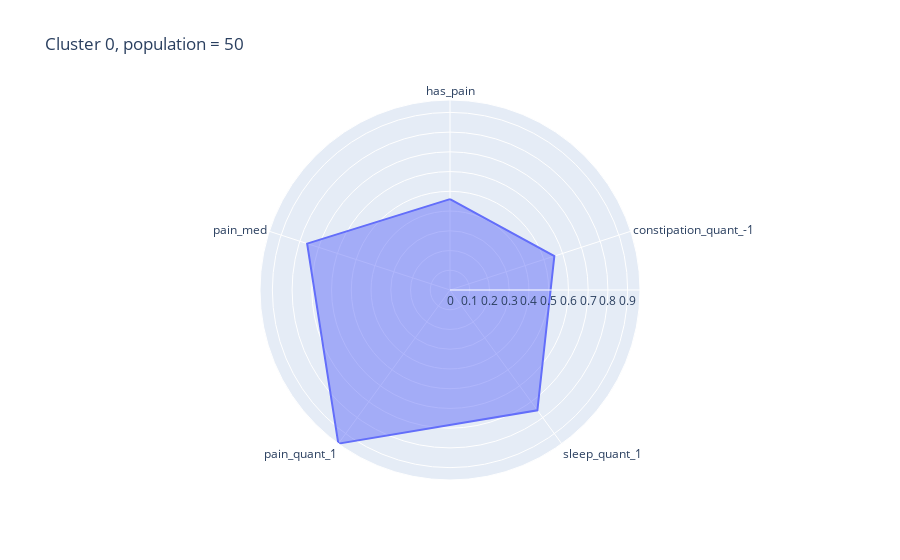
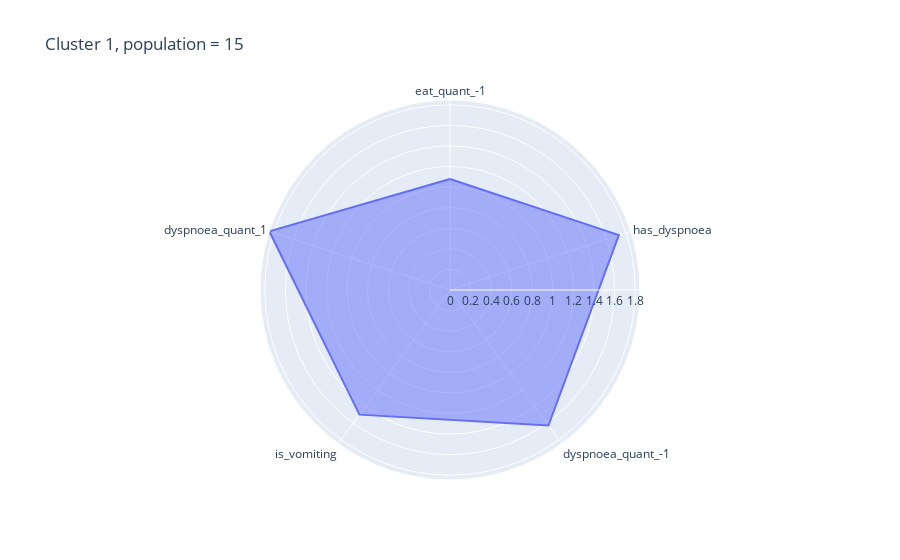
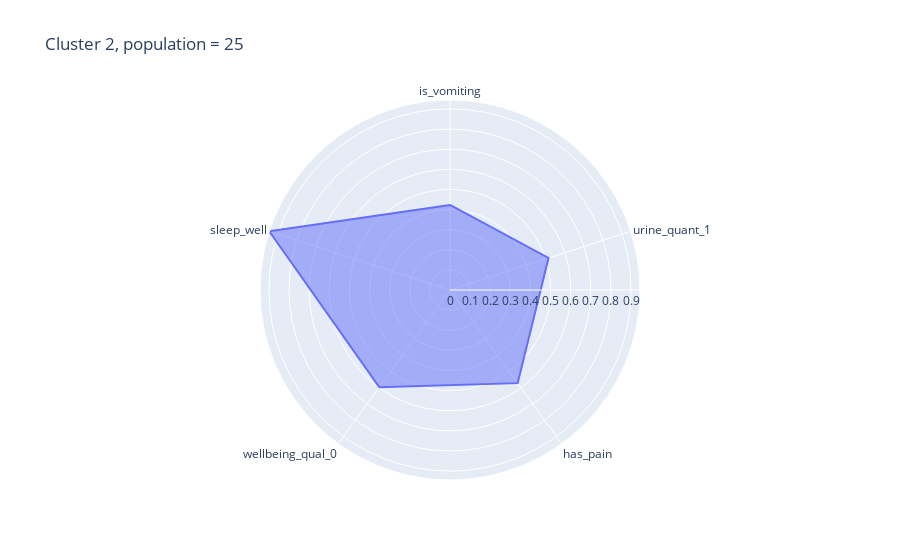
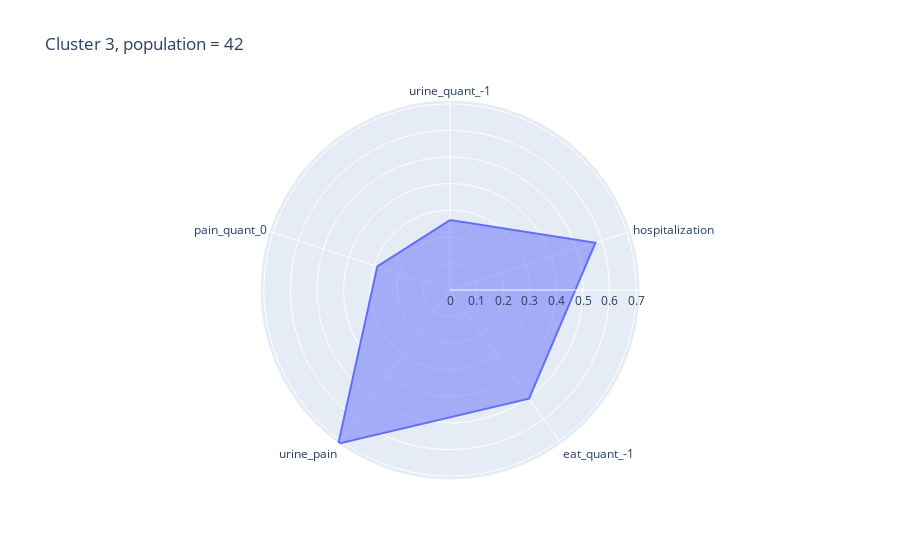

Write notebook code for charts like these, in order.
### Code cell
"""
for i in range(n_components_gmm):
    fig, ax = plt.subplots(figsize=(10, 5))
    ax.bar(range(D), centroids[i, :])
    ax.set_xticks(range(D))
    ax.set_xticklabels(var_list, rotation = 70, ha="right")
"""

W = 5
for i in range(n_components_gmm):
    top_W_idx = np.argpartition(centroids_norm[i, :], -W)[-W:]
    top_W_vals = centroids_norm[i, top_W_idx]
    top_W_vars = [var_list[i] for i in top_W_idx]
    fig = px.line_polar(
        r=top_W_vals, 
        theta=top_W_vars, 
        line_close=True, 
        title=f"Cluster {cluster_id[i]}, population = {cluster_count[i]}")
    fig.update_traces(fill='toself')
    fig.show()

### Figure 1 — Plotly figure (JSON) as saved in the notebook; plotly's stock layout.template omitted (floating-point values rounded to 4 significant figures)
{"data": [{"fill": "toself", "hovertemplate": "r=%{r}<br>theta=%{theta}<extra></extra>", "legendgroup": "", "line": {"color": "#636efa", "dash": "solid"}, "marker": {"symbol": "circle"}, "mode": "lines", "name": "", "r": [0.4605, 0.5559, 0.7533, 0.9626, 0.7611, 0.4605], "showlegend": false, "subplot": "polar", "theta": ["has_pain", "constipation_quant_-1", "sleep_quant_1", "pain_quant_1", "pain_med", "has_pain"], "type": "scatterpolar"}], "layout": {"legend": {"tracegroupgap": 0}, "polar": {"angularaxis": {"direction": "clockwise", "rotation": 90}, "domain": {"x": [0, 1], "y": [0, 1]}}, "title": {"text": "Cluster 0, population = 50"}}}

### Figure 2 — Plotly figure (JSON) as saved in the notebook; plotly's stock layout.template omitted (floating-point values rounded to 4 significant figures)
{"data": [{"fill": "toself", "hovertemplate": "r=%{r}<br>theta=%{theta}<extra></extra>", "legendgroup": "", "line": {"color": "#636efa", "dash": "solid"}, "marker": {"symbol": "circle"}, "mode": "lines", "name": "", "r": [1.079, 1.726, 1.628, 1.497, 1.847, 1.079], "showlegend": false, "subplot": "polar", "theta": ["eat_quant_-1", "has_dyspnoea", "dyspnoea_quant_-1", "is_vomiting", "dyspnoea_quant_1", "eat_quant_-1"], "type": "scatterpolar"}], "layout": {"legend": {"tracegroupgap": 0}, "polar": {"angularaxis": {"direction": "clockwise", "rotation": 90}, "domain": {"x": [0, 1], "y": [0, 1]}}, "title": {"text": "Cluster 1, population = 15"}}}

### Figure 3 — Plotly figure (JSON) as saved in the notebook; plotly's stock layout.template omitted (floating-point values rounded to 4 significant figures)
{"data": [{"fill": "toself", "hovertemplate": "r=%{r}<br>theta=%{theta}<extra></extra>", "legendgroup": "", "line": {"color": "#636efa", "dash": "solid"}, "marker": {"symbol": "circle"}, "mode": "lines", "name": "", "r": [0.4229, 0.515, 0.5722, 0.5978, 0.9444, 0.4229], "showlegend": false, "subplot": "polar", "theta": ["is_vomiting", "urine_quant_1", "has_pain", "wellbeing_qual_0", "sleep_well", "is_vomiting"], "type": "scatterpolar"}], "layout": {"legend": {"tracegroupgap": 0}, "polar": {"angularaxis": {"direction": "clockwise", "rotation": 90}, "domain": {"x": [0, 1], "y": [0, 1]}}, "title": {"text": "Cluster 2, population = 25"}}}

### Figure 4 — Plotly figure (JSON) as saved in the notebook; plotly's stock layout.template omitted (floating-point values rounded to 4 significant figures)
{"data": [{"fill": "toself", "hovertemplate": "r=%{r}<br>theta=%{theta}<extra></extra>", "legendgroup": "", "line": {"color": "#636efa", "dash": "solid"}, "marker": {"symbol": "circle"}, "mode": "lines", "name": "", "r": [0.2627, 0.5748, 0.5052, 0.7141, 0.2871, 0.2627], "showlegend": false, "subplot": "polar", "theta": ["urine_quant_-1", "hospitalization", "eat_quant_-1", "urine_pain", "pain_quant_0", "urine_quant_-1"], "type": "scatterpolar"}], "layout": {"legend": {"tracegroupgap": 0}, "polar": {"angularaxis": {"direction": "clockwise", "rotation": 90}, "domain": {"x": [0, 1], "y": [0, 1]}}, "title": {"text": "Cluster 3, population = 42"}}}
